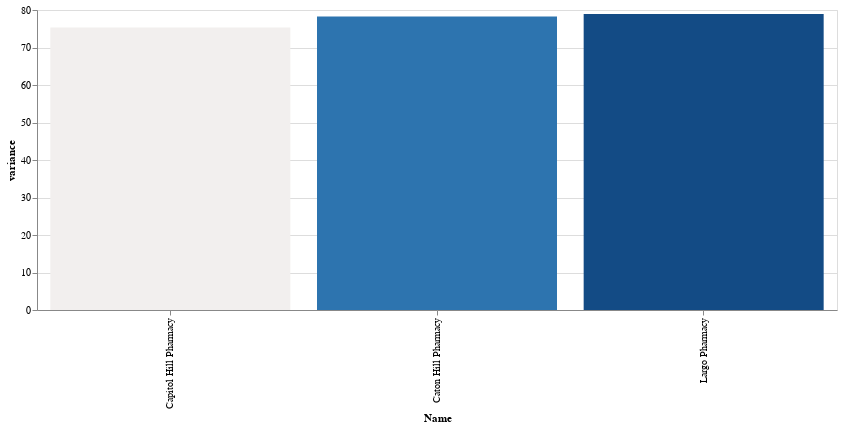

The code cell stored with this chart in its notebook:
### Markdown cell above
### Visualize Store Ranking with Variance Histogram
This section creates a bar chart (histogram) to visualize the variance of total sales for each store, assuming 'ranked_stores' is a Pandas Series with store names as the index and variance as the values.

1. **Convert Series to DataFrame**: Convert the 'ranked_stores' Series to a DataFrame suitable for use with Altair.
2. **Define Color Scale**: Define the color scale with a midpoint for the variance values.
3. **Create Bar Chart**: Use Altair to create a bar chart (histogram) to display store ranking based on variance of total sales.
4. **Display the Histogram**: Render the histogram chart.

### Code cell
#Assuming 'ranked_stores' is a Pandas Series with the store names as the index and variance as the values

#Convert the 'ranked_stores' Series to a DataFrame for use with Altair
data = ranked_stores.reset_index()
data.columns = ['Name', 'variance']

#Define the color scale with a midpoint for the variance values
color_scale = alt.Scale(scheme='redblue', domainMid=0)

#Create a bar chart (histogram) to visualize the variance of total sales for each store
histogram = alt.Chart(data).mark_bar().encode(
    x='Name:N',  #Nominal data type for store names on the x-axis
    y='variance:Q',  #Quantitative data type for variance on the y-axis
    color=alt.Color('variance:Q', scale=color_scale, legend=None),  #Color bars based on variance
    tooltip=['Name:N', 'variance:Q']  #Tooltips to display store names and variance
).properties(
    width=800  #Set the width of the chart
)

# Display the histogram
histogram

### Figure 1 — Vega-Lite specification as saved in the notebook (floating-point values rounded to 4 significant figures)
{"config": {"view": {"continuousWidth": 400, "continuousHeight": 300}}, "data": {"name": "data-107e5ecd5202a33ceda45a7b70b43834"}, "mark": "bar", "encoding": {"color": {"field": "variance", "legend": null, "scale": {"domainMid": 0, "scheme": "redblue"}, "type": "quantitative"}, "tooltip": [{"field": "Name", "type": "nominal"}, {"field": "variance", "type": "quantitative"}], "x": {"field": "Name", "type": "nominal"}, "y": {"field": "variance", "type": "quantitative"}}, "width": 800, "$schema": "https://vega.github.io/schema/vega-lite/v4.17.0.json", "datasets": {"data-107e5ecd5202a33ceda45a7b70b43834": [{"Name": "Largo Pharmacy", "variance": 78.95}, {"Name": "Caton Hill Pharmacy", "variance": 78.29}, {"Name": "Capitol Hill Pharmacy", "variance": 75.34}]}}
